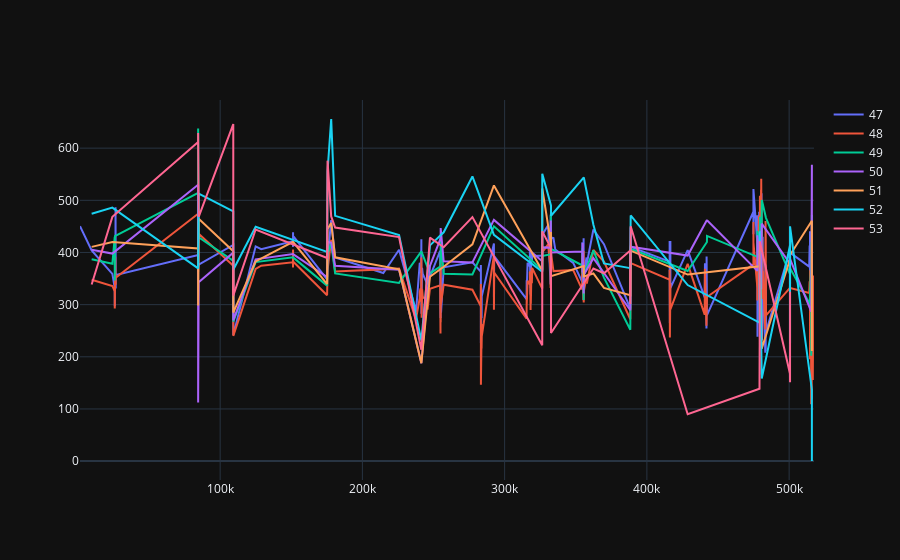

The notebook cell saved with this chart:
### Code cell
fig = go.Figure()

# Plot each column separately, dropping nan values
for col in df_interp.columns:
    temp_df = df_interp[[col]].dropna()
    fig.add_trace(go.Scatter(x=temp_df.index, y=temp_df[col], mode='lines', name=col))

# fig.show()
pyo.plot(fig, filename='Plots/lastcolumns.html', auto_open=False)
